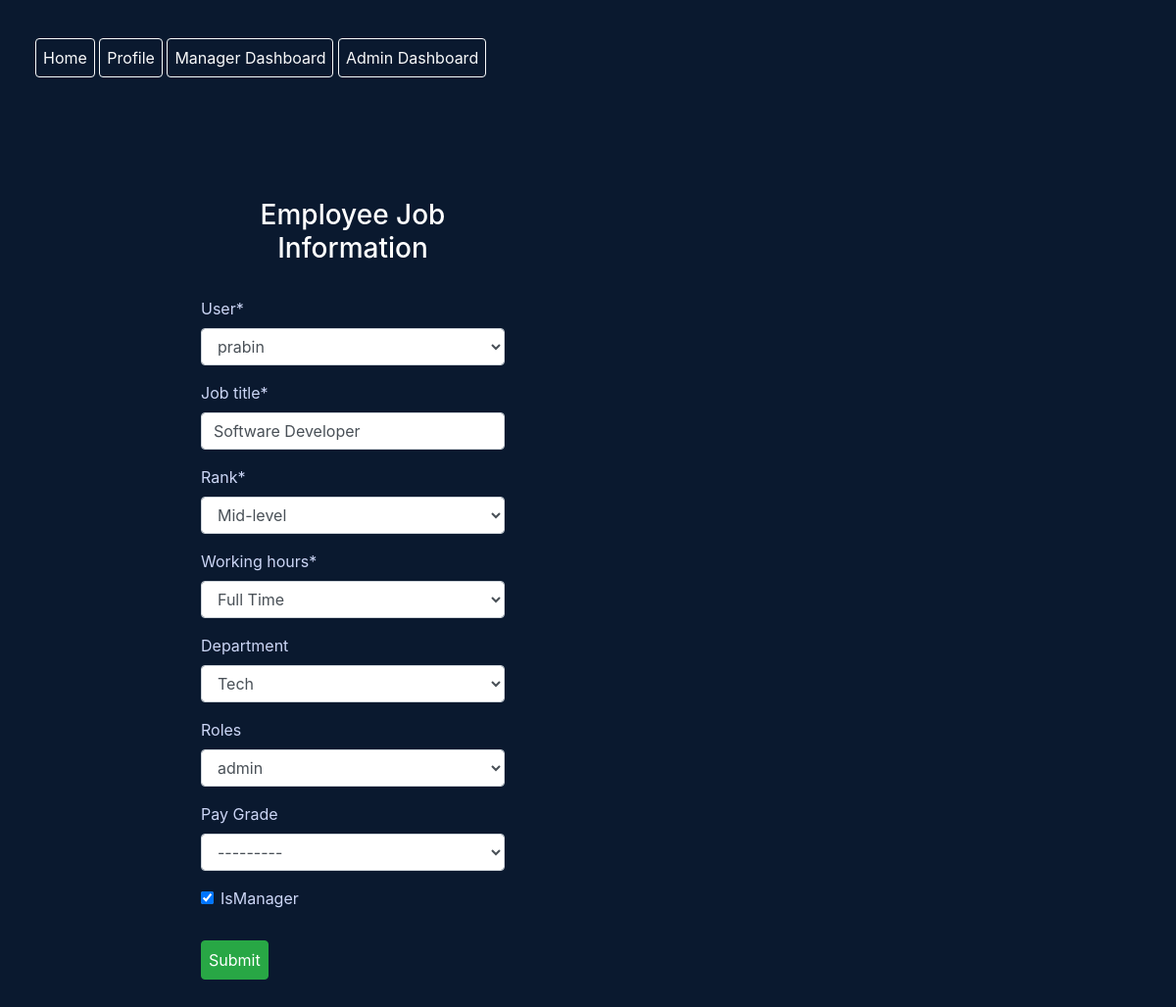
/create/jobinfo-update/2 (signed in), run on an earlier commit of the app's database.
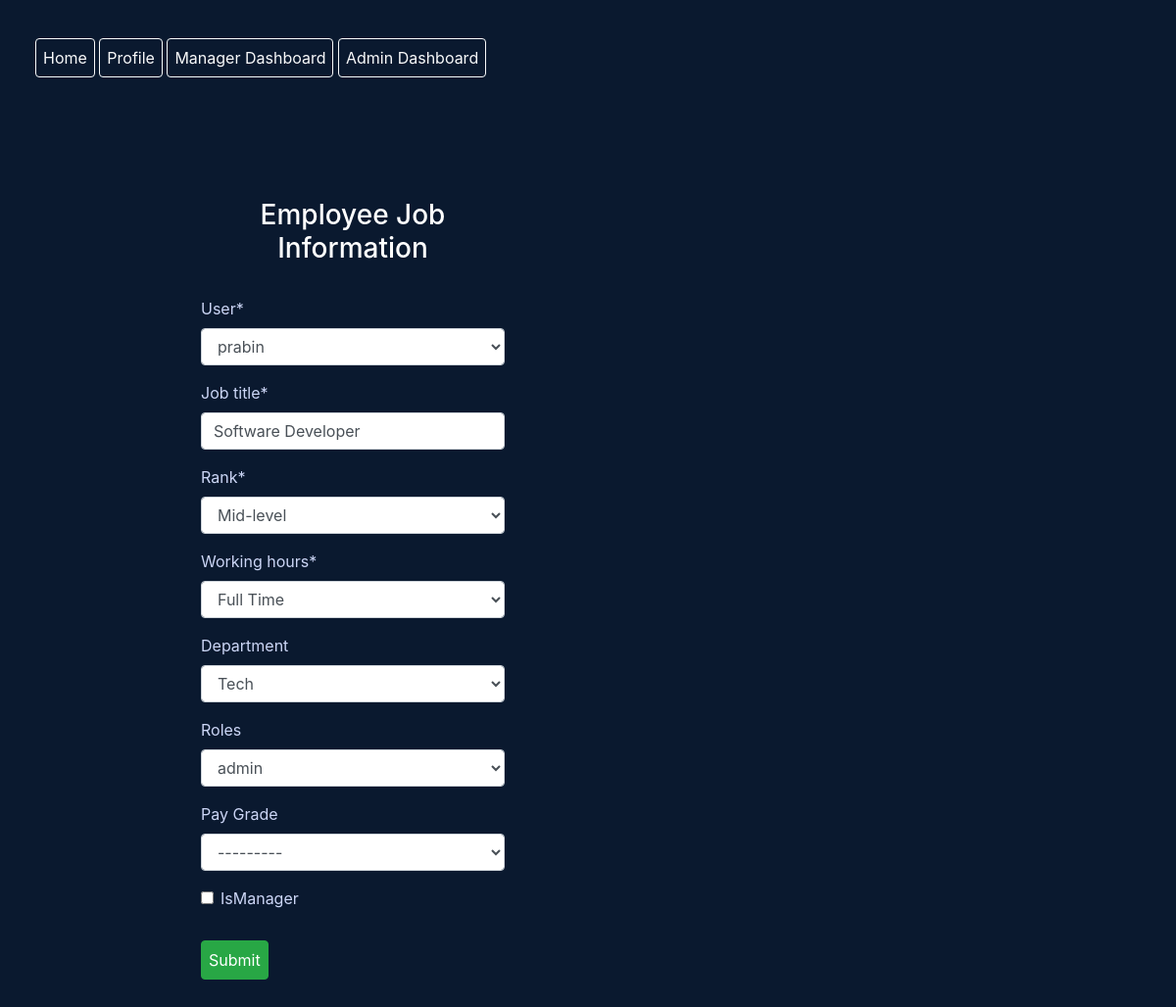
And on a later commit of the database.
### core/models.py (models this page shows, shortened)
class EmployeeJobInfo(models.Model):
	user = models.OneToOneField(User, on_delete=models.CASCADE)
	job_title = models.CharField(max_length=50)
	rank = models.CharField(max_length=25, choices=rank_choices)
	working_hours = models.CharField(max_length=25, choices=working_hours_choices)
	department = models.ForeignKey(Department, on_delete=models.SET_NULL, blank=True, null=True)
	roles = models.ForeignKey(Role, on_delete=models.SET_NULL, blank=True, null=True)
	Pay_Grade = models.ForeignKey(PayGrade, on_delete=models.SET_NULL, blank=True, null=True)
	isManager = models.BooleanField(default=False)

### createMode/views.py (the view)
# urls.py: path('jobinfo-update/<int:pk>', JobInfoUpdateView.as_view(), name='jobinfo-update'),
class JobInfoUpdateView(AdminRequiredMixin, UpdateView):
    model = EmployeeJobInfo
    fields = ['user', 'job_title', 'rank', 'working_hours', 'department', 'roles', 'Pay_Grade', 'isManager']
    template_name = 'createMode/jobinfo_form.html'
    success_url = reverse_lazy('assignment:department-list')

### core/context_processors.py (called while the page is built)
def check_authorization(request):
	if request.user.is_superuser:
		user_is_admin = True
	else:
		user_is_admin = False
	if request.user.is_authenticated:
		user_is_authenticated = True
		jobinfo = EmployeeJobInfo.objects.filter(user = request.user)[0]
		if jobinfo and jobinfo.isManager == True:
			user_is_manager = True
		else:
			user_is_manager = False
	else:
		user_is_authenticated = False
		user_is_manager = False
	return {
		'user_is_authenticated' : user_is_authenticated,
		'user_is_admin': user_is_admin,
		'user_is_manager' : user_is_manager,
	}

### core/models.py (called while the page is built)
	def __str__(self):
		return self.name

	def __str__(self):
		return self.name

### createMode/views.py (called while the page is built)
    def dispatch(self, request, *args, **kwargs):
        usr = request.user
        if usr.is_authenticated and usr.is_superuser:
            pass
        else:
            return redirect('core:index')
        return super().dispatch(request, *args, **kwargs)

### createMode/templates/createMode/jobinfo_form.html (shortened to what this page needs)
{% extends 'core/base.html' %}
{% load crispy_forms_tags %}
{% load static %}
{% block content %}
	<div class="infoupdateform container">
		<h3>Employee Job Information</h3>
		<form method="POST" class="form-group">
			{{ form|crispy }}
			<button type="submit" class="btn btn-success">Submit</button>
		</form>
	</div>
{%  endblock %}

What changed in the data, as far as the page shows it:
changed EmployeeJobInfo "prabin": isManager "☑" → "☐"
